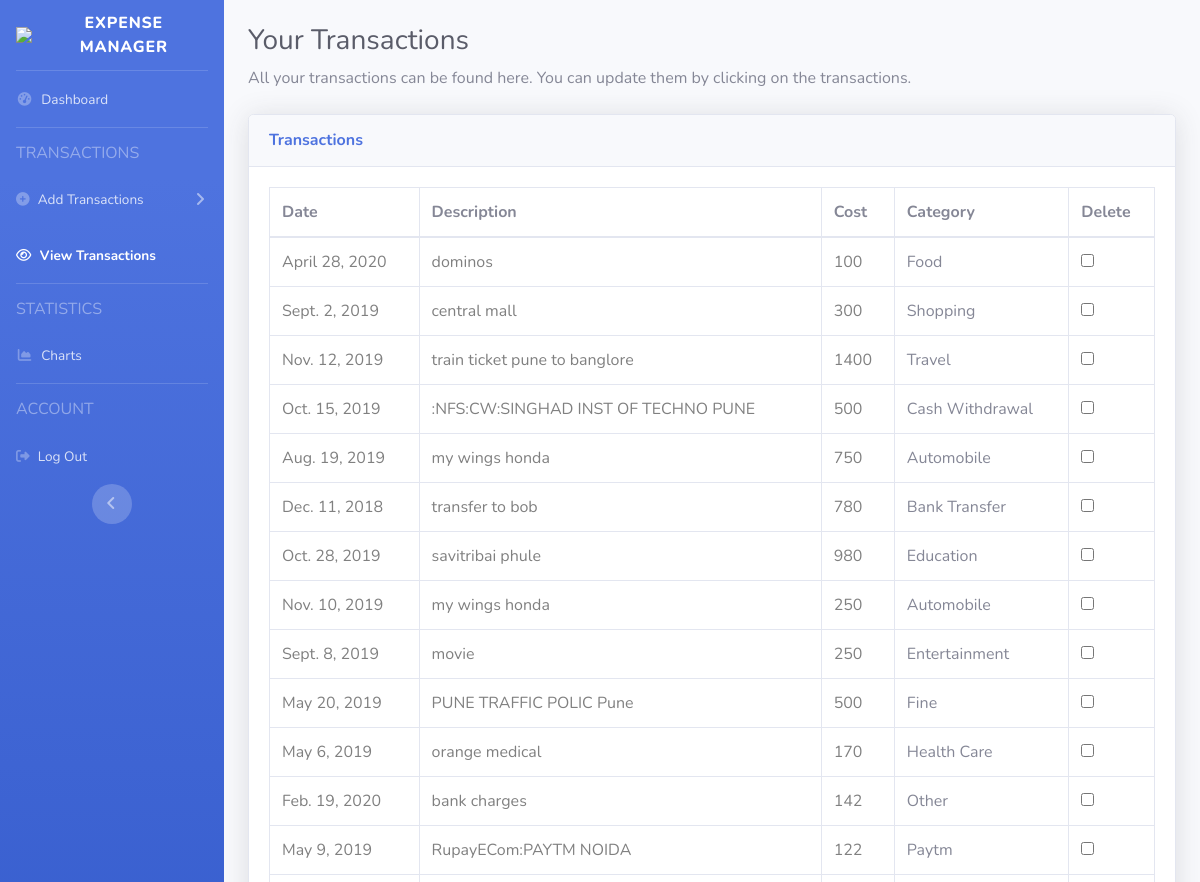
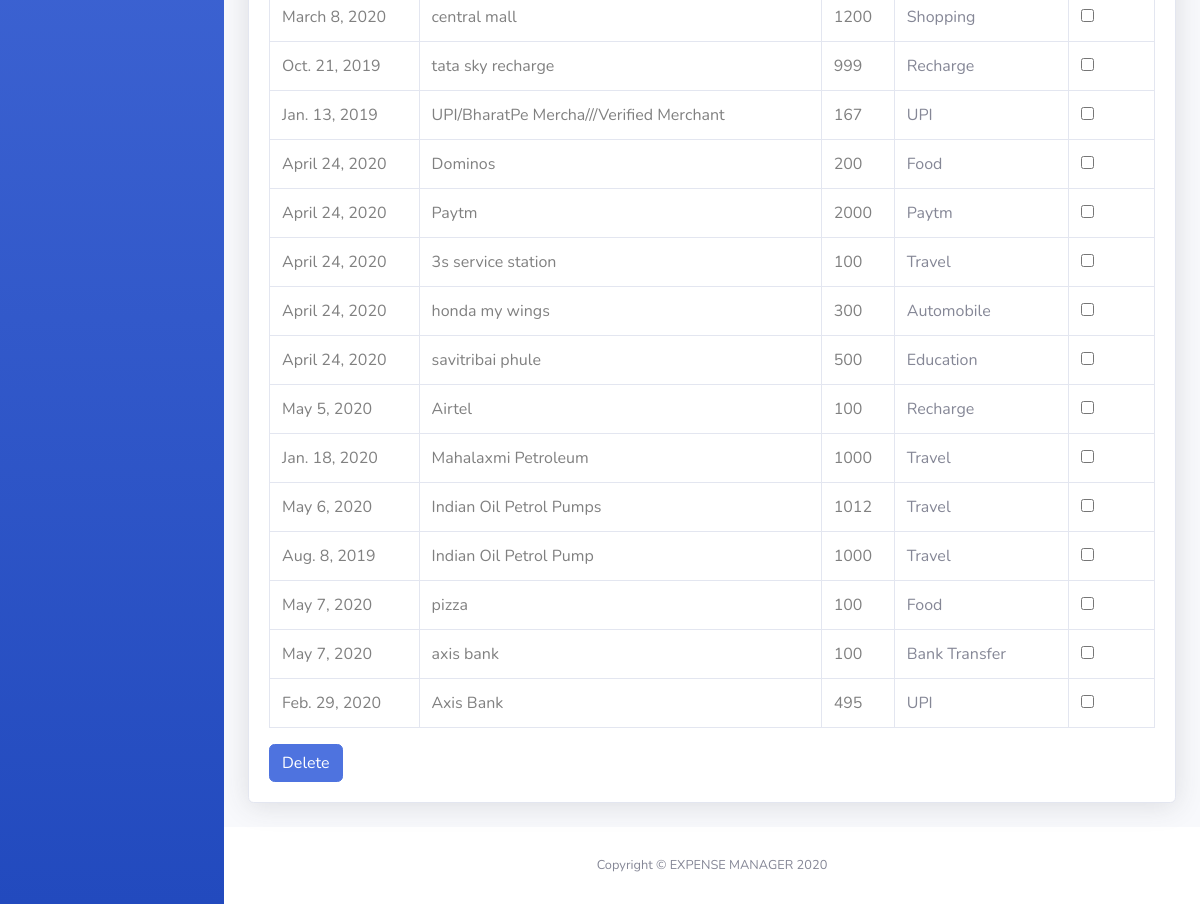
The app's page /myapp/transactions (signed in), older data (2 pictures, top to bottom).
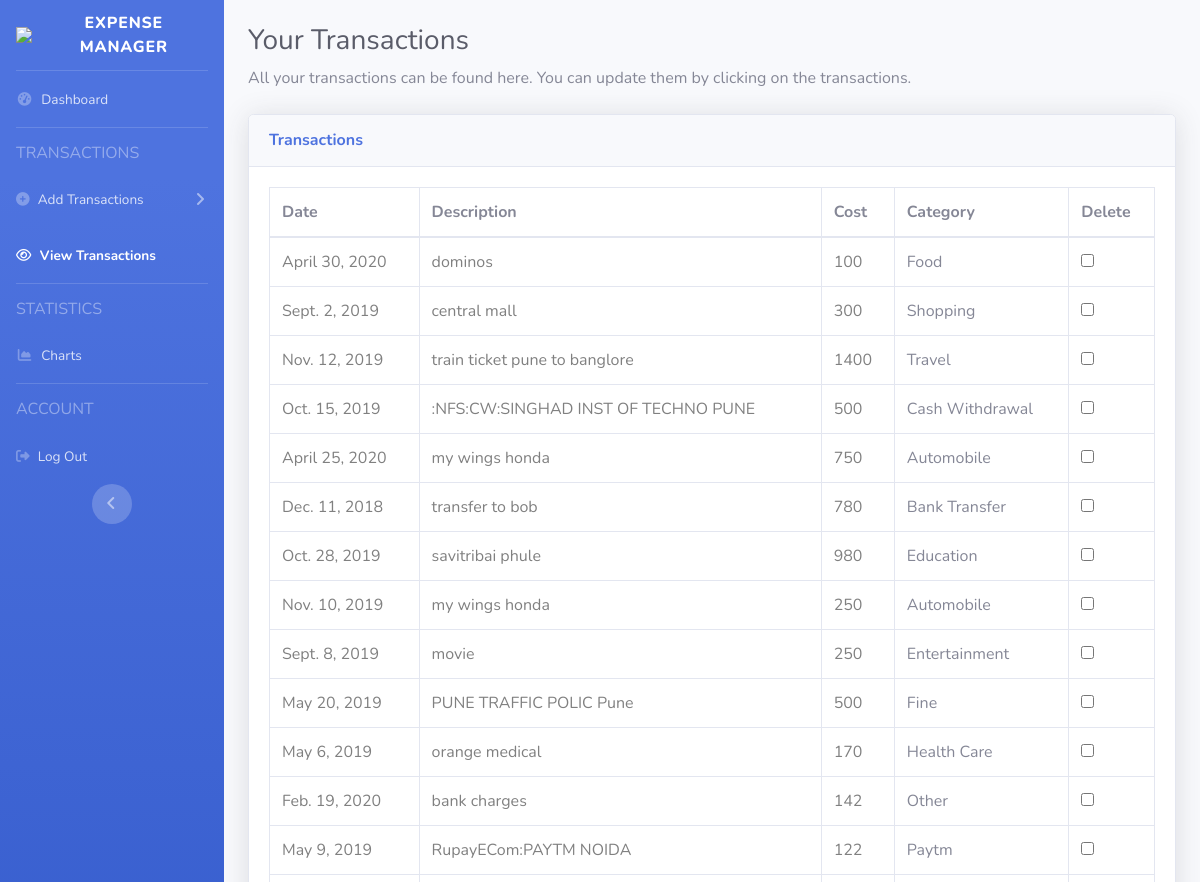
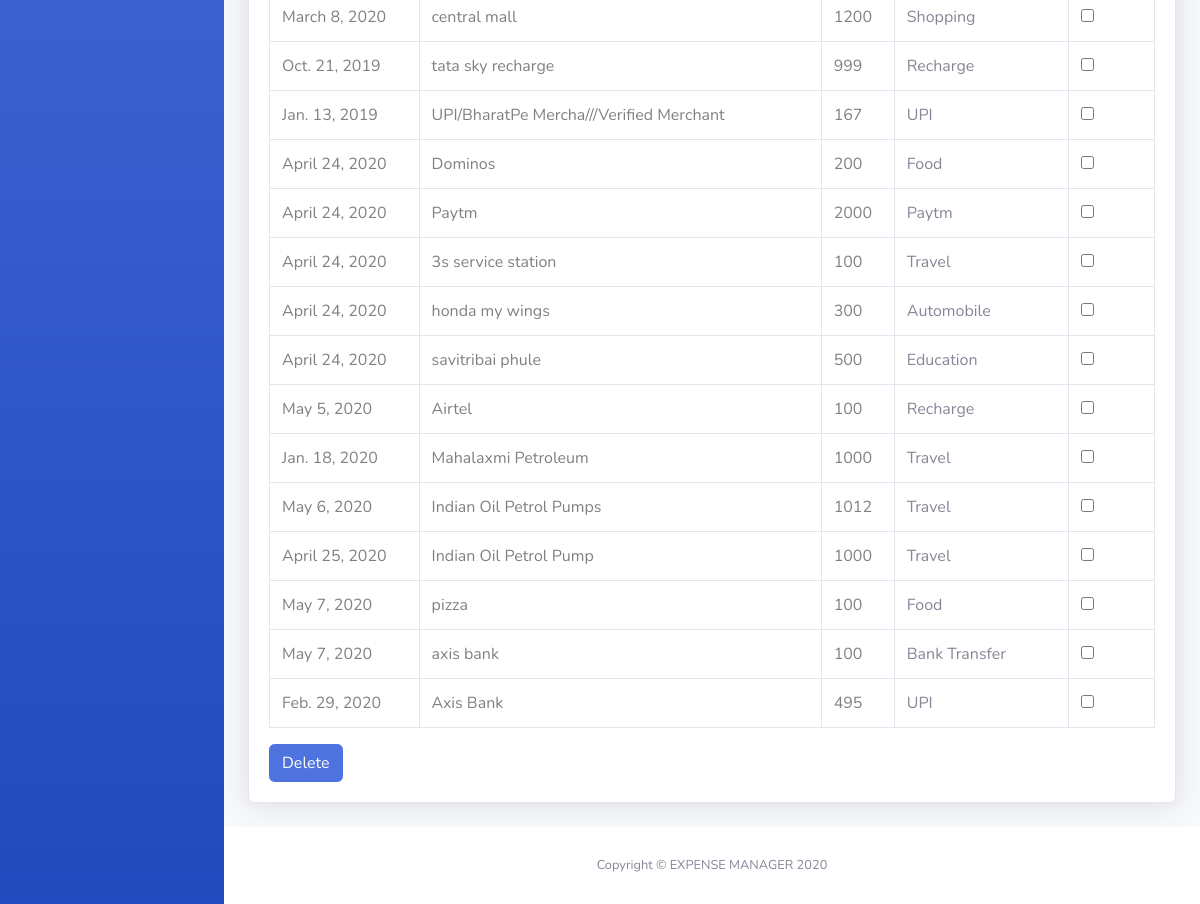
The same page, newer data (2 pictures, top to bottom).
### myapp/models.py (models this page shows, shortened)
class Transaction(models.Model):
    user = models.ForeignKey(User, on_delete=models.CASCADE, null=True)
    date = models.DateField('Date of Transaction')
    description = models.CharField(max_length=100)
    cost = models.IntegerField(default=0)
    categories = [
        ('Automobile', 'Automobile'),
        ('Bank Transfer', 'Bank Transfer'),
        ('Cash Withdrawal', 'Cash Withdrawal'),
        ('Education', 'Education'),
        ('Entertainment', 'Entertainment'),
        ('Fine', 'Fine'),
        ('Food', 'Food'),
        ('Health Care', 'Health Care'),
        ('Other', 'Other'),
        ('Paytm', 'Paytm'),
        ('Recharge', 'Recharge'),
        ('Shopping', 'Shopping'),
        ('Travel', 'Travel'),
        ('UPI', 'UPI')
    ]
    category = models.CharField(
        max_length=30,
        choices=categories
    )

### myapp/views.py (the view)
# urls.py: path('transactions', views.transactions),
def transactions(request):
    transaction = Transaction.objects.filter(user_id=request.user.id)
    if request.method == "POST":
        if request.POST.get('delete'):
            for transaction in transaction:
                if request.POST.get("t" + str(transaction.id)) == "clicked":
                    transaction.delete()
    transaction = Transaction.objects.filter(user_id=request.user.id)
    return render(request, 'transactions.html', {'transactions': transaction})

### templates/transactions.html (shortened to what this page needs)
{% load static %}
<!DOCTYPE html>
<html lang="en">
<head>
        {% if user.is_authenticated %}
    <link href="{% static 'imp/vendor/fontawesome-free/css/all.min.css' %}" rel="stylesheet" type="text/css">
    <link href="{% static 'imp/css/sb-admin-2.min.css' %}" rel="stylesheet">
    <link href="{% static 'imp/vendor/datatables/dataTables.bootstrap4.min.css' %}" rel="stylesheet">
</head>
<body id="page-top">
<div id="wrapper">
    <ul class="navbar-nav bg-gradient-primary sidebar sidebar-dark accordion" id="accordionSidebar">
        <a class="sidebar-brand d-flex align-items-center justify-content-center" href="/myapp/">
            <img src="{% static 'images/icons/icon.ico' %}" width="50">
            <div class="sidebar-brand-text mr-3">Expense Manager</div>
        </a>
        <hr class="sidebar-divider my-0">
        <li class="nav-item">
            <a class="nav-link" href="/myapp/dashboard">
                <i class="fas fa-fw fa-tachometer-alt"></i>
                <span>Dashboard</span></a>
        </li>
        <hr class="sidebar-divider">
        <div class="sidebar-heading">
            <h6>Transactions</h6>
        </div>
        <li class="nav-item">
            <a aria-controls="collapseTwo" aria-expanded="true" class="nav-link collapsed" data-target="#collapseTwo"
               data-toggle="collapse" href="#">
                <i class="fas fa-plus-circle"></i>
                <span>Add Transactions</span>
            </a>
        </li>
        <li class="nav-item active">
            <a class="nav-link" href="/myapp/transactions">
                <i class="fa fa-eye"></i>
                <span>View Transactions</span></a>
        </li>
        <hr class="sidebar-divider">
        <div class="sidebar-heading">
            <h6>STATISTICS</h6>
        </div>
        <li class="nav-item">
            <a class="nav-link" href="/myapp/charts">
                <i class="fas fa-fw fa-chart-area"></i>
                <span>Charts</span></a>
        </li>
        <hr class="sidebar-divider d-none d-md-block">
        <div class="sidebar-heading">
            <h6>ACCOUNT</h6>
        </div>
        <li class="nav-item">
            <a class="nav-link" href="/myapp/logout">
                <i aria-hidden="true" class="fa fa-sign-out"></i>
                <span>Log Out</span></a>
        </li>
        <div class="text-center d-none d-md-inline">
            <button class="rounded-circle border-0" id="sidebarToggle"></button>
        </div>
    </ul>
    <div class="d-flex flex-column" id="content-wrapper">
        <div id="content">
            <div class="container-fluid">
                <h1 class="h3 mb-2 text-gray-800 mt-4">Your Transactions</h1>
                <p class="mb-4">All your transactions can be found here. You can update them by clicking on the transactions.</a></p>
                <div class="card shadow mb-4">
                    <div class="card-header py-3">
                        <h6 class="m-0 font-weight-bold text-primary">Transactions</h6>
                    </div>
                    <form method="post">
                        <div class="card-body">
                            <div class="table-responsive">
                                <table cellspacing="0" class="table table-bordered" id="dataTable" width="100%">
                                    <thead>
                                    <tr>
                                        <th>Date</th>
                                        <th>Description</th>
                                        <th>Cost</th>
                                        <th>Category</th>
                                        <th>Delete</th>
                                    </tr>
                                    </thead>
                                    <tbody>
                                    {% for transaction in transactions %}
                                    <tr>
                                        <td>  <a href="/myapp/transaction/{{transaction.id}}/update" style="color:gray;">{{ transaction.date }} </a> </td>
                                        <td>  <a href="/myapp/transaction/{{transaction.id}}/update" style="color:gray;">{{ transaction.description }} </a> </td>
                                        <td>  <a href="/myapp/transaction/{{transaction.id}}/update" style="color:gray;">{{ transaction.cost }} </a> </td>
                                        <td>{{ transaction.category }}</td>
                                        <td><input name="t{{transaction.id}}" type="checkbox" unchecked
                                                   value="clicked"></input></td>
                                    </tr>
                                    {% endfor %}
                                    </tbody>
                                </table>
                                <button class="btn btn-primary mx-auto" name="delete" type="submit" value="delete">
                                    Delete
                                </button>
                            </div>
                        </div>
                    </form>
                </div>
            </div>
        </div>
        <footer class="sticky-footer bg-white">
            <div class="container my-auto">
                <div class="copyright text-center my-auto">
                    <span>Copyright &copy; EXPENSE MANAGER 2020</span>
                </div>
            </div>
        </footer>
    </div>
</div>
{% else %}
<h1>You are not signed in!</h1>
<h2>Kindly sign in, You will be redirected in 5 seconds</h2>
<meta content="5; url = '/myapp/login' " http-equiv="refresh">
{% endif %}
</body>
</html>

Row changes from the older to the newer data that the page shows:
changed Transaction "dominos": date "April 28, 2020" → "April 30, 2020"
changed Transaction (number 5 of 28 on the later page): date "Aug. 19, 2019" → "April 25, 2020"
changed Transaction "Indian Oil Petrol Pump": date "Aug. 8, 2019" → "April 25, 2020"
